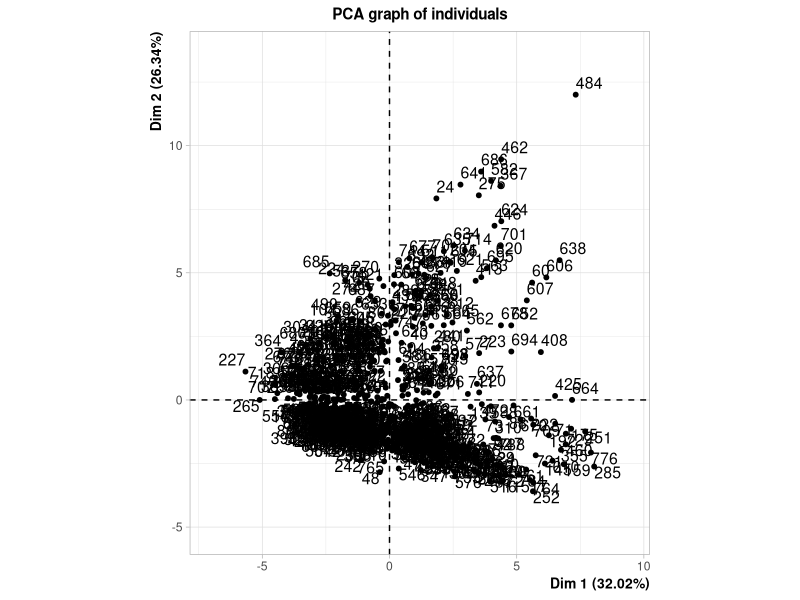
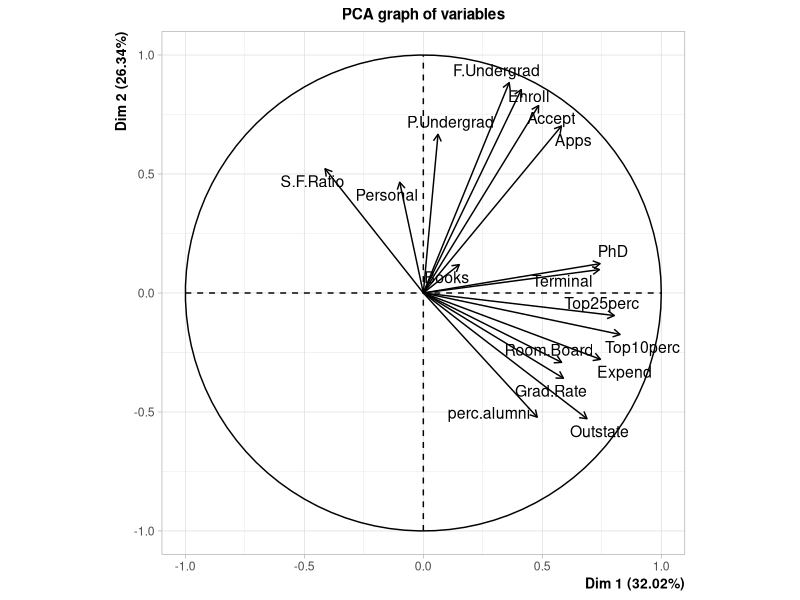
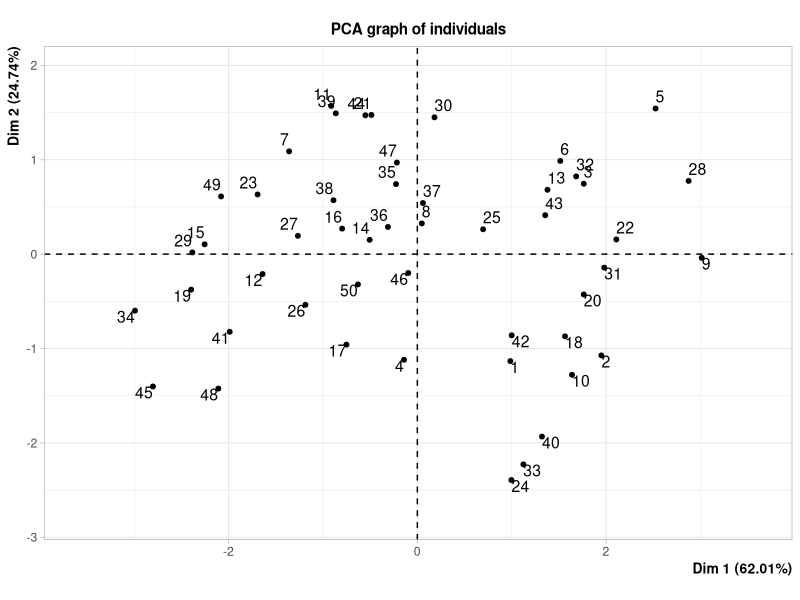
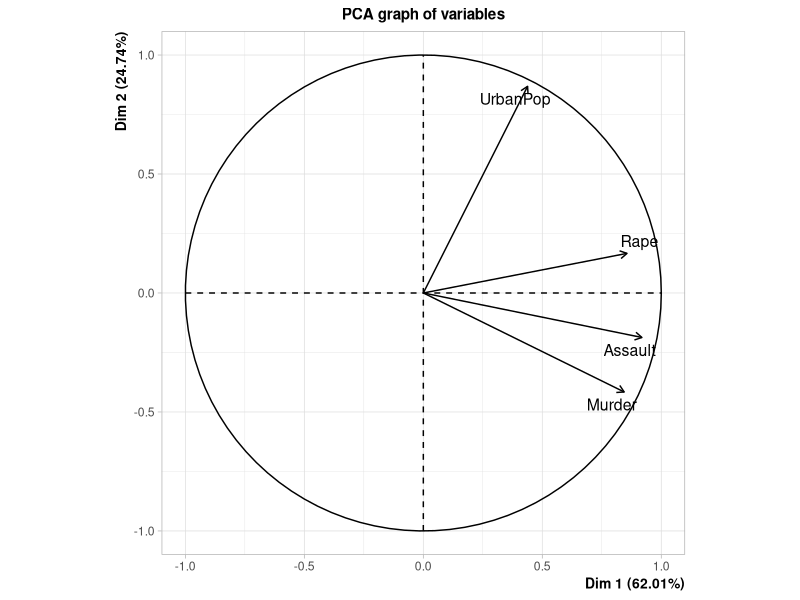
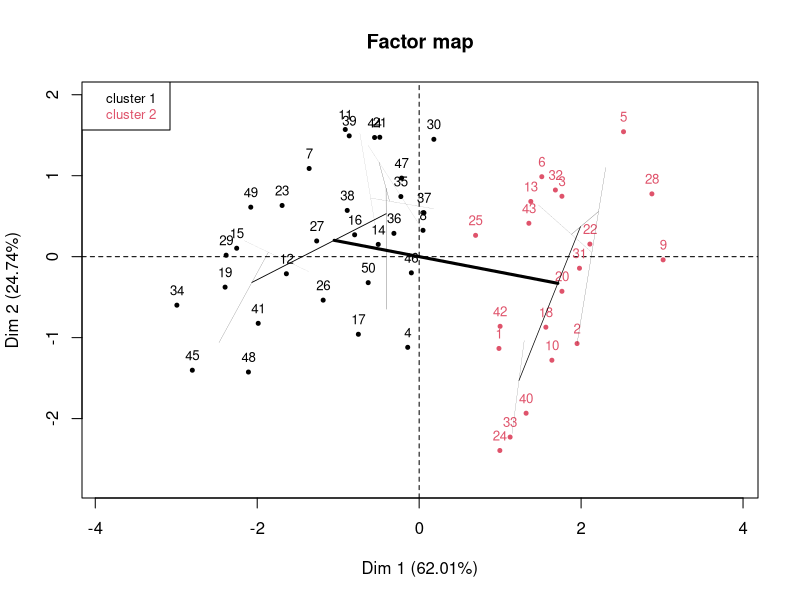
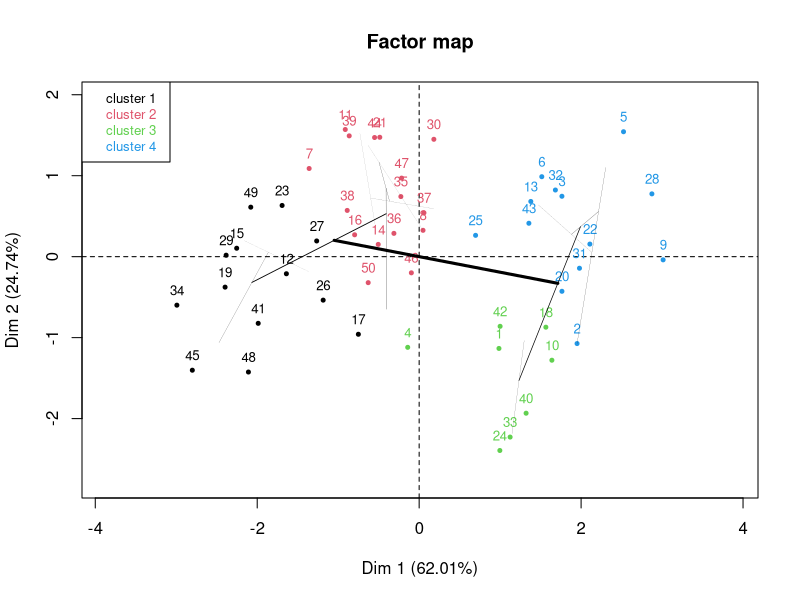
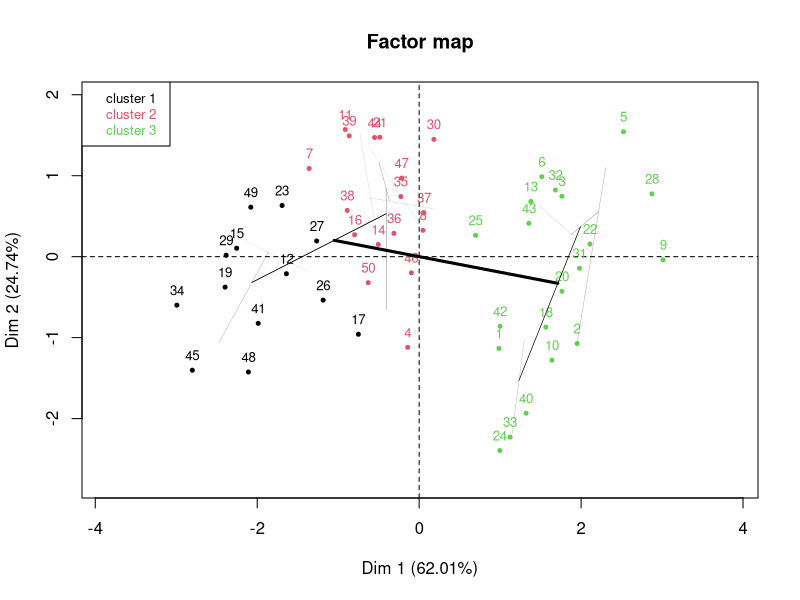
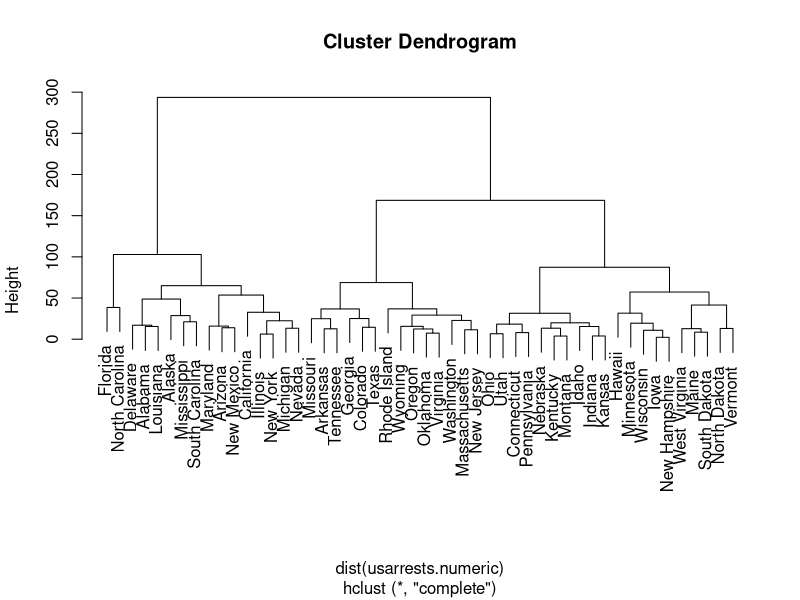

These figures' R source, in order:
## ---- chunk 1
rm(list=ls())
library(tidyverse)
library(FactoMineR)
library(stats)
library(ggdendro)
library(forcats)

usarrests <- read_csv("USArrests.csv")
college <- read_csv("College.csv")
## ---- chunk 2

college.numeric <- college %>% 
  select(-Private)
  
pca <- PCA(college.numeric, scale.unit=TRUE, graph = TRUE )

## ---- chunk 3
summary.PCA(pca)
## ---- chunk 4
usarrests.numeric <- usarrests %>% 
  select(-State)


row.names(usarrests.numeric) <- usarrests$State

pca <- PCA(usarrests.numeric, scale.unit=TRUE, graph = TRUE )

## ---- chunk 5
res.hcpc <-  HCPC(pca, nb.clust = 2, graph = FALSE)

plot.HCPC(res.hcpc, choice = "map")
## ---- chunk 6
res.hcpc <-  HCPC(pca, nb.clust = 4, graph=FALSE)
plot.HCPC(res.hcpc, choice = "map")
## ---- chunk 7
res.hcpc <-  HCPC(pca, nb.clust = 3, graph=FALSE)
plot.HCPC(res.hcpc, choice = "map")

km.out <- kmeans(usarrests.numeric, 3)
table(km.out$cluster)

## ---- chunk 8
pr.out <- prcomp(usarrests.numeric)
km.out <- kmeans(pr.out$x[, 1:2], 3)

table(km.out$cluster)
## ---- chunk 9
hc.complete <- hclust(dist(usarrests.numeric), method = "complete")
plot(hc.complete)
## ---- chunk 10
hc.complete <- hclust(dist(usarrests.numeric), method = "complete")

cutree(hc.complete, 3)



## ---- chunk 11
sd.data <- scale(usarrests.numeric)
hc.complete.sd <- hclust(dist(sd.data), method = "complete")
plot(hc.complete.sd)
